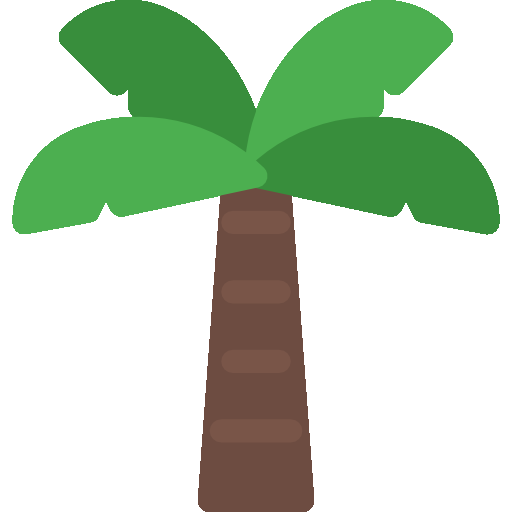
#> input picture ML_L4/palm.png, 512 x 512 px
$ jupyter execute --allow-errors DZ.ipynb
#> lines starting #> are read from the running program, lines starting #| are printed output that depends on the picture; after the words box and inside, x2 and y2 are one past the last pixel; in counts of white or black regions, pixels touching at a corner belong together
# Задание 1: В папке находится изображение railway.jpeg с железной дорогой, уходящей вдаль от камеры. Необходимо, используя перспективное преобразование, развернуть дорогу таким образом, чтобы она была непосредственно перед нами.

[cell 1]
import cv2
import matplotlib.pyplot as plt
import numpy as np

#> (a cell that did not finish here is left out)

# Задание 2: В папке находится изображение palm.png с пальмой. Используя классические аффинные преобразования, необходимо создать "тень" для этой пальмы и отрисовать ее с ней на одном рисунке. Пример результата находится в изображении palm_result.png

[cell 3]
img = cv2.cvtColor(cv2.imread("palm.png"), cv2.COLOR_BGR2RGB)
plt.imshow(img)

height, width, _ = img.shape
#> height = 512; width = 512
width = int(width * 2)
#> width = 1024
pts1 = [
    [50, 30],
    [450, 30],
    [200, 512],
    [320, 512],
]
pts2 = [
    [700, 350],
    [1100, 400],
    [200, 512],
    [320, 512],
]
img_copy = np.full((height, width, 3),255, dtype=np.uint8)
img_copy[0:512, 0:512, :] = img
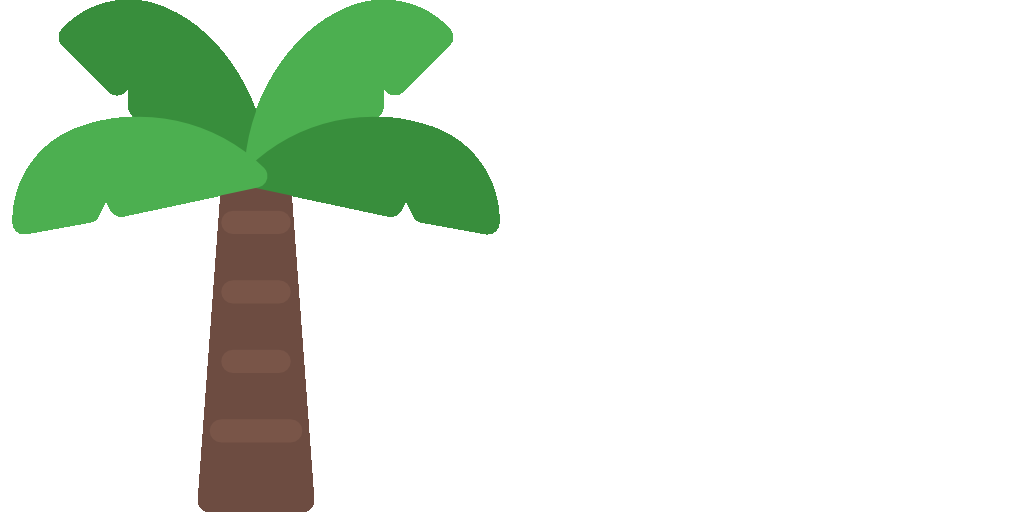
#> img_copy: shape (512, 1024, 3); mean R, G, B 220.6, 231.5, 218.6
BLACK = (0, 0, 0)
for p1, p2 in zip(pts1, pts2):
    cv2.circle(img_copy, center=p1, radius=15, color=BLACK, thickness=-1)
    cv2.circle(img_copy, center=p2, radius=15, color=BLACK, thickness=-1)
    cv2.arrowedLine(img_copy, p1, p2, color=BLACK, thickness=6)
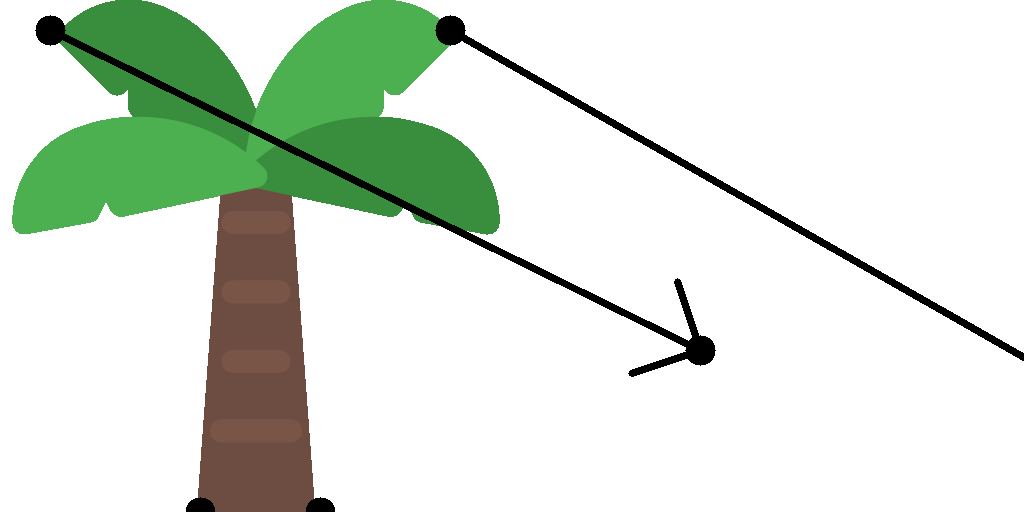
#> img_copy: shape (512, 1024, 3); 2.51% of pixels changed, all inside (x1, y1, x2, y2) = (35, 15, 1024, 512)

plt.imshow(img_copy)
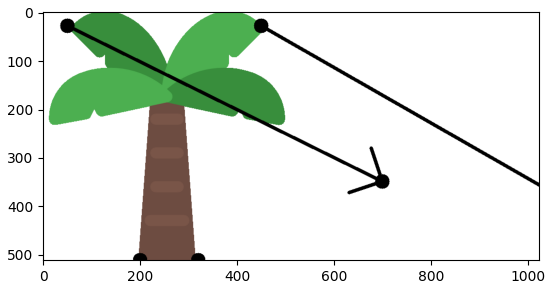
#> figure drawn by matplotlib, 1 panel

[cell 4]
M = cv2.getPerspectiveTransform(np.float32(pts1), np.float32(pts2))
#> M = [[2.47, -1.52, 699.3], [0.635, 1.2, 320.9], [0.00124, 0.00162, 1]]
img_res = img.copy()
img_res = cv2.warpPerspective(img_res, M, (width, height))
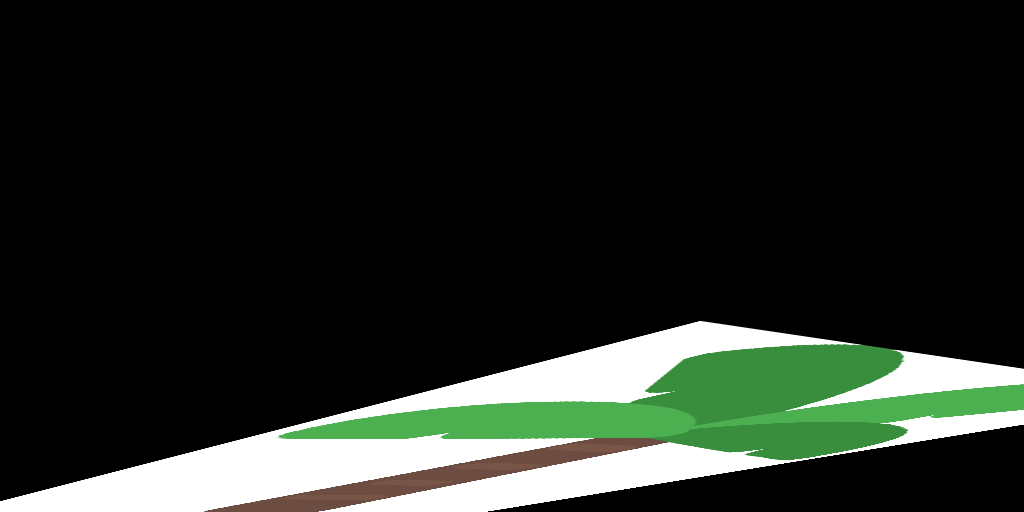
#> img_res: shape (512, 1024, 3); mean R, G, B 33.7, 39.7, 33.3
img_res[img_res == 0] = 255
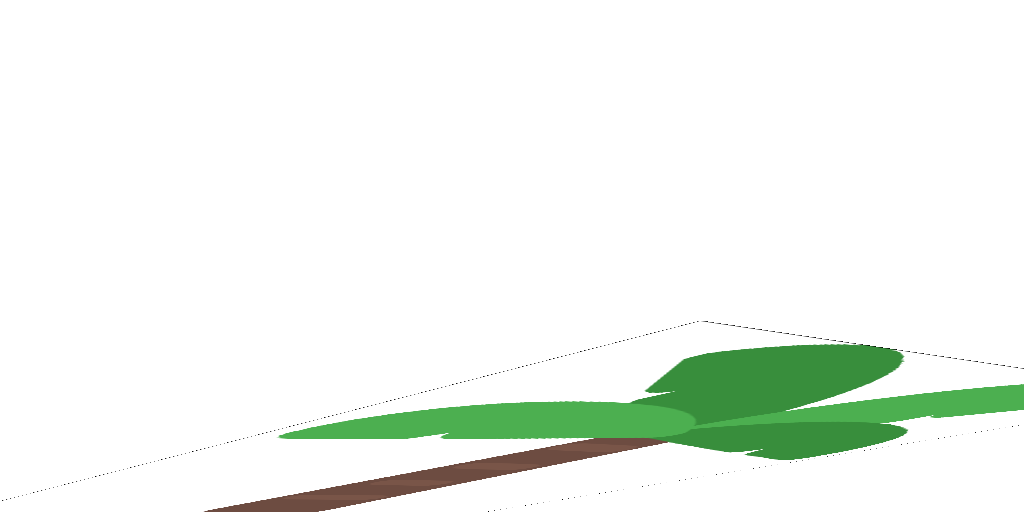
#> img_res: shape (512, 1024, 3); mean R, G, B 239.3, 245.3, 238.9
img_res[img_res != 255] = 0
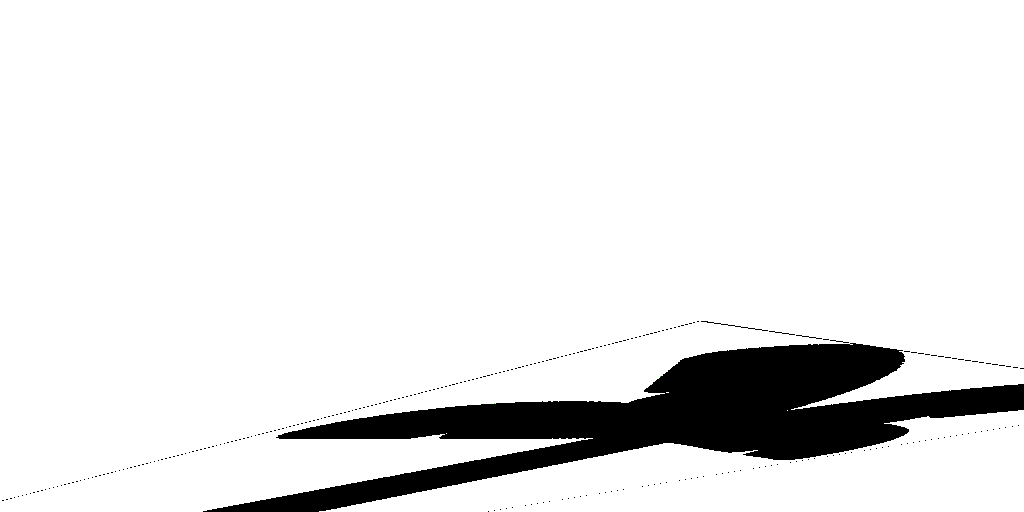
#> img_res: shape (512, 1024, 3); 8.8% of pixels changed, all inside (x1, y1, x2, y2) = (2, 321, 1024, 512)
img_res = cv2.blur(img_res,(40,40))
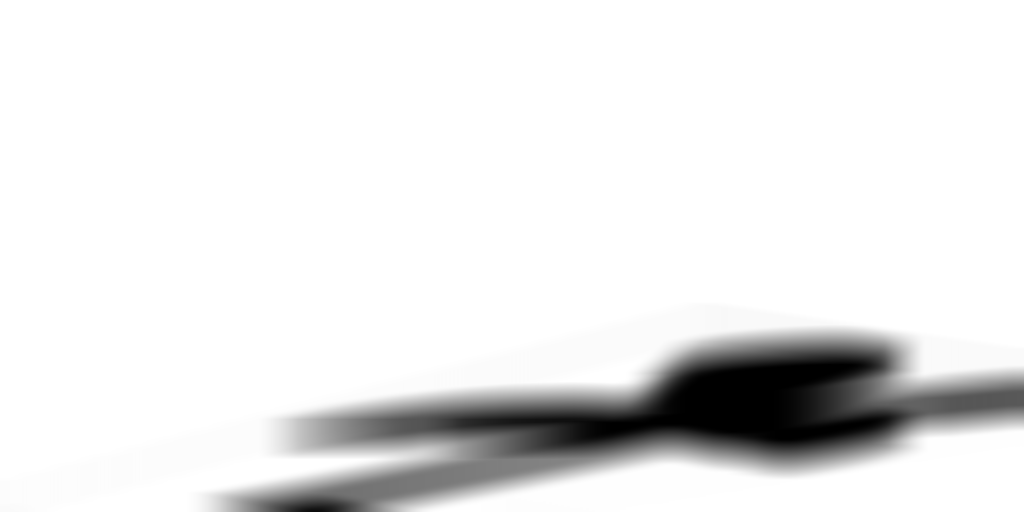
#> img_res: shape (512, 1024, 3); mean R, G, B 232.6, 232.6, 232.6
plt.imshow(img_res)

image2_final = img_res.copy()
for x in range(img.shape[0]):
    for y in range(img.shape[1]):
        if (img[x,y] != 255).any():
            image2_final[x,y] = img[x,y]
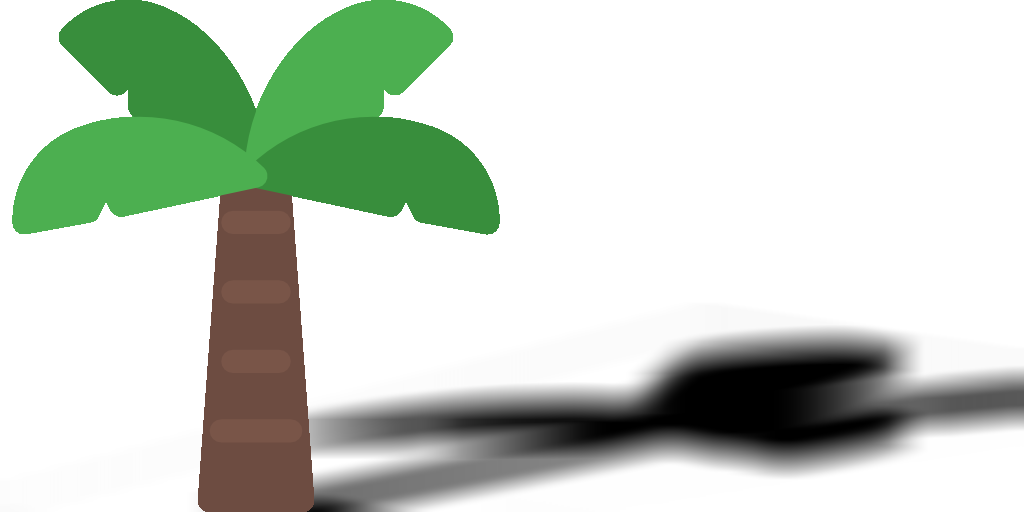
#> image2_final: shape (512, 1024, 3); 19.58% of pixels changed, all inside (x1, y1, x2, y2) = (12, 0, 500, 512)
plt.imshow(image2_final, cmap="grey")
